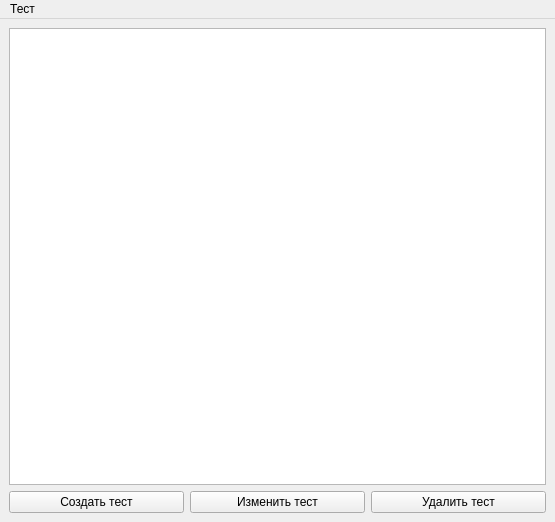
<?xml version="1.0" encoding="UTF-8"?>
<ui version="4.0">
 <class>MainWindow</class>
 <widget class="QMainWindow" name="MainWindow">
  <property name="geometry">
   <rect>
    <x>0</x>
    <y>0</y>
    <width>555</width>
    <height>522</height>
   </rect>
  </property>
  <property name="windowTitle">
   <string>MainWindow</string>
  </property>
  <widget class="QWidget" name="centralwidget">
   <layout class="QVBoxLayout" name="verticalLayout">
    <item>
     <widget class="QTableWidget" name="tableWidget_test"/>
    </item>
    <item>
     <layout class="QHBoxLayout" name="horizontalLayout">
      <item>
       <widget class="QPushButton" name="button_add">
        <property name="text">
         <string>Создать тест</string>
        </property>
       </widget>
      </item>
      <item>
       <widget class="QPushButton" name="button_edit">
        <property name="text">
         <string>Изменить тест</string>
        </property>
       </widget>
      </item>
      <item>
       <widget class="QPushButton" name="button_delete">
        <property name="text">
         <string>Удалить тест</string>
        </property>
       </widget>
      </item>
     </layout>
    </item>
   </layout>
  </widget>
  <widget class="QMenuBar" name="menubar">
   <property name="geometry">
    <rect>
     <x>0</x>
     <y>0</y>
     <width>555</width>
     <height>21</height>
    </rect>
   </property>
   <widget class="QMenu" name="menu_test">
    <property name="title">
     <string>Тест</string>
    </property>
    <addaction name="add_test"/>
    <addaction name="edit_test"/>
    <addaction name="delete_test"/>
    <addaction name="separator"/>
    <addaction name="quit"/>
   </widget>
   <addaction name="menu_test"/>
  </widget>
  <action name="add_test">
   <property name="text">
    <string>Создать</string>
   </property>
  </action>
  <action name="edit_test">
   <property name="text">
    <string>Изменить</string>
   </property>
  </action>
  <action name="delete_test">
   <property name="text">
    <string>Удалить</string>
   </property>
  </action>
  <action name="quit">
   <property name="text">
    <string>Выход</string>
   </property>
  </action>
  <action name="pupil_res">
   <property name="text">
    <string>По тесту...</string>
   </property>
  </action>
  <action name="test_stats">
   <property name="text">
    <string>Статистика теста</string>
   </property>
  </action>
  <action name="task_stats">
   <property name="text">
    <string>Статистика задания</string>
   </property>
  </action>
 </widget>
 <resources/>
 <connections/>
</ui>
